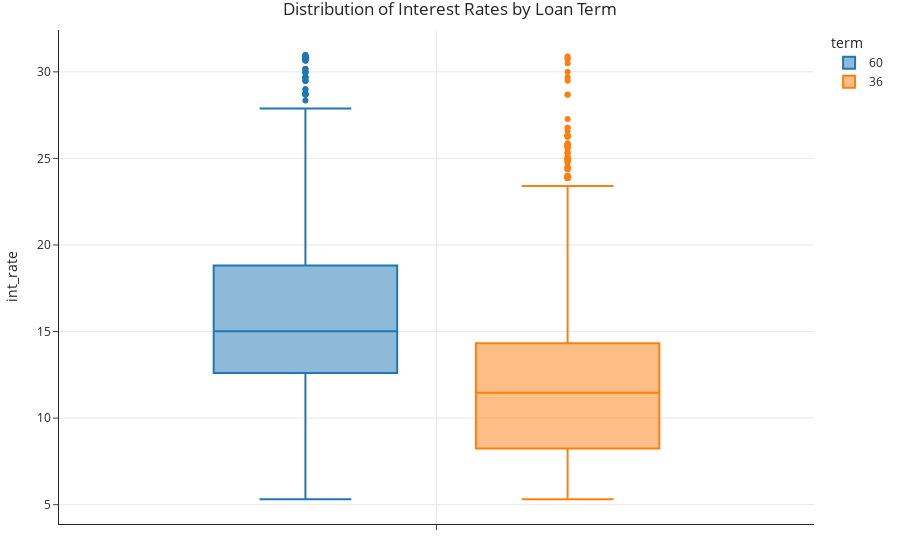

Notebook code cell kept with this figure:
### Markdown cell above
- Example: What is the distribution of `'int_rate'`, separately for each loan `'term'`?

### Code cell
(
    loans
    .plot(kind='box', y='int_rate', color='term', orientation='v', 
          title='Distribution of Interest Rates by Loan Term')
)

### Figure 1 — Plotly figure (JSON) as saved in the notebook; plotly's stock layout.template omitted (floating-point values rounded to 4 significant figures; data arrays with more than 128 entries replaced by an {"elided": "..."} marker saying what was removed)
{"data": [{"alignmentgroup": "True", "hovertemplate": "term=60<br>int_rate=%{y}<extra></extra>", "legendgroup": "60", "marker": {"color": "#1F77B4"}, "name": "60", "notched": false, "offsetgroup": "60", "orientation": "v", "showlegend": true, "type": "box", "x0": " ", "xaxis": "x", "y": {"elided": "2067 float values"}, "y0": " ", "yaxis": "y"}, {"alignmentgroup": "True", "hovertemplate": "term=36<br>int_rate=%{y}<extra></extra>", "legendgroup": "36", "marker": {"color": "#FF7F0E"}, "name": "36", "notched": false, "offsetgroup": "36", "orientation": "v", "showlegend": true, "type": "box", "x0": " ", "xaxis": "x", "y": {"elided": "4233 float values"}, "y0": " ", "yaxis": "y"}], "layout": {"boxmode": "group", "legend": {"title": {"text": "term"}, "tracegroupgap": 0}, "title": {"text": "Distribution of Interest Rates by Loan Term"}, "xaxis": {"anchor": "y", "domain": [0, 1]}, "yaxis": {"anchor": "x", "domain": [0, 1], "title": {"text": "int_rate"}}}}
